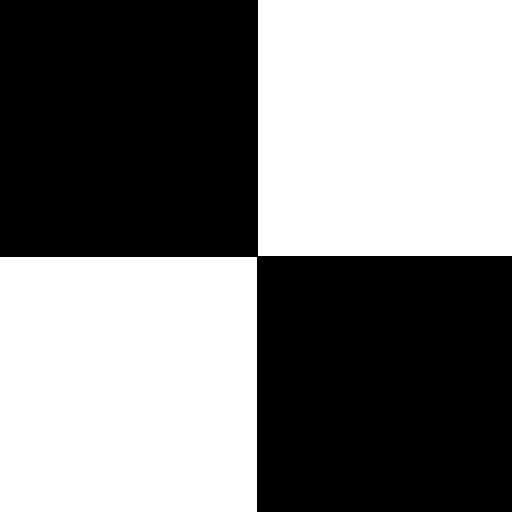
%> input picture DIPUM2E_International_Original_Book_Images/DIPUM2E_International_Original_Book_Images/DIPUM2E_International_Ed_CH02_Images/Fig0216(a).tif, 512 x 512 px
$ octave e2_8.m   (GNU Octave 9; MATLAB toolbox functions it lacks are replaced by stand-ins)
%> lines starting %> are read from the running program, lines starting %| are printed output that depends on the picture; in (x1, y1, x2, y2) boxes, pixels count from 0 and x2, y2 are one past the last pixel; in counts of white or black regions, pixels touching at a corner belong together; the program's own positions count from 1
clc,clear,close all;
w = ones(31);
f = imread('Fig0216(a).tif');
%> f is the input picture: size 512x512 uint8; values 0 (black) and 250 (white), 49.8% white; 2 white regions, box (x1, y1, x2, y2) and area: (0, 257, 257, 512) 65535, (258, 0, 512, 256) 65024
figure
subplot(231),imshow(f,[])
gd = imfilter(f,w);
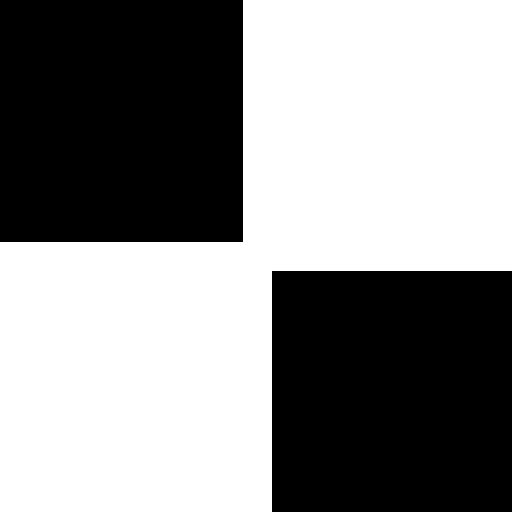
%> gd: size 512x512 uint8; 55.5% white; 2 black regions, box (x1, y1, x2, y2) and area: (0, 0, 243, 242) 58806, (272, 271, 512, 512) 57840
subplot(232),imshow(gd,[]);
gr = imfilter(f,w,'replicate');
subplot(233),imshow(gr,[])
gs = imfilter(f,w,'symmetric');
subplot(234),imshow(gs,[]);
gc = imfilter(f,w,'circular');
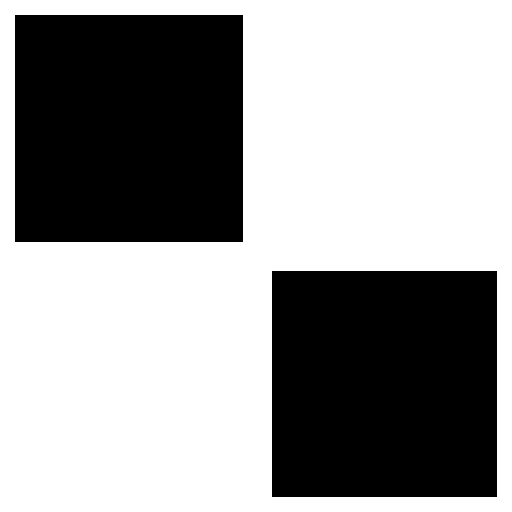
%> gc: size 512x512 uint8; 60.9% white; 2 black regions, box (x1, y1, x2, y2) and area: (15, 15, 243, 242) 51756, (272, 271, 497, 497) 50850
subplot(235),imshow(gc,[]);
f8 = im2uint8(f);
g8r = imfilter(f8,w,'replicate');
subplot(236),imshow(g8r,[])

$ run again, with DIPUM2E_International_Original_Book_Images/DIPUM2E_International_Original_Book_Images/DIPUM2E_International_Ed_CH02_Images/Fig0205(a).tif copied over DIPUM2E_International_Original_Book_Images/DIPUM2E_International_Original_Book_Images/DIPUM2E_International_Ed_CH02_Images/Fig0216(a).tif
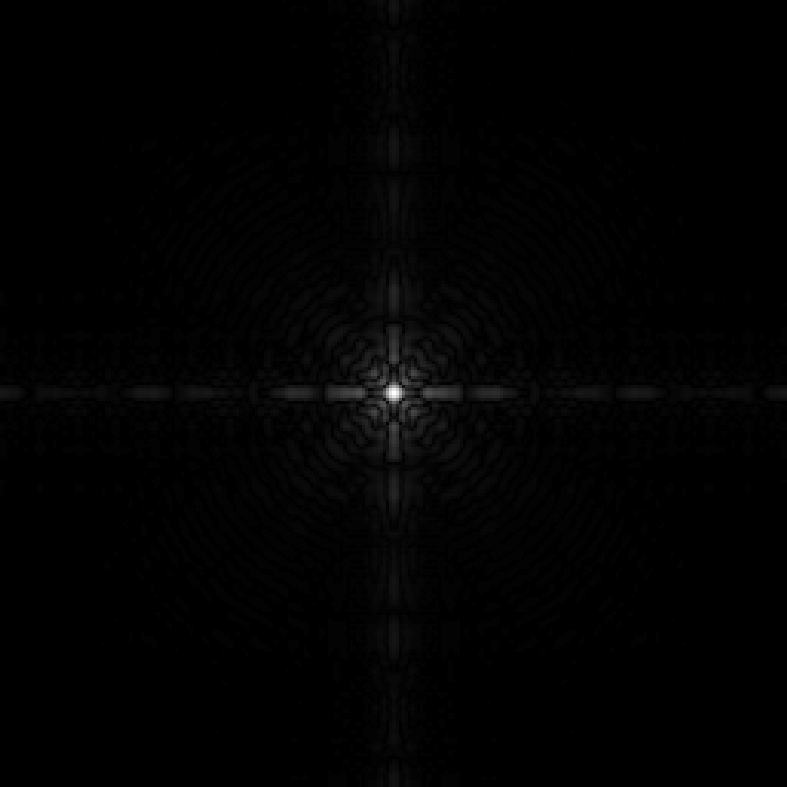
%> input picture DIPUM2E_International_Original_Book_Images/DIPUM2E_International_Original_Book_Images/DIPUM2E_International_Ed_CH02_Images/Fig0205(a).tif, 787 x 787 px
%> f is the input picture: size 787x787 uint8; min 0, max 255, mean 2.1
%> `gd = imfilter(f,w);`:
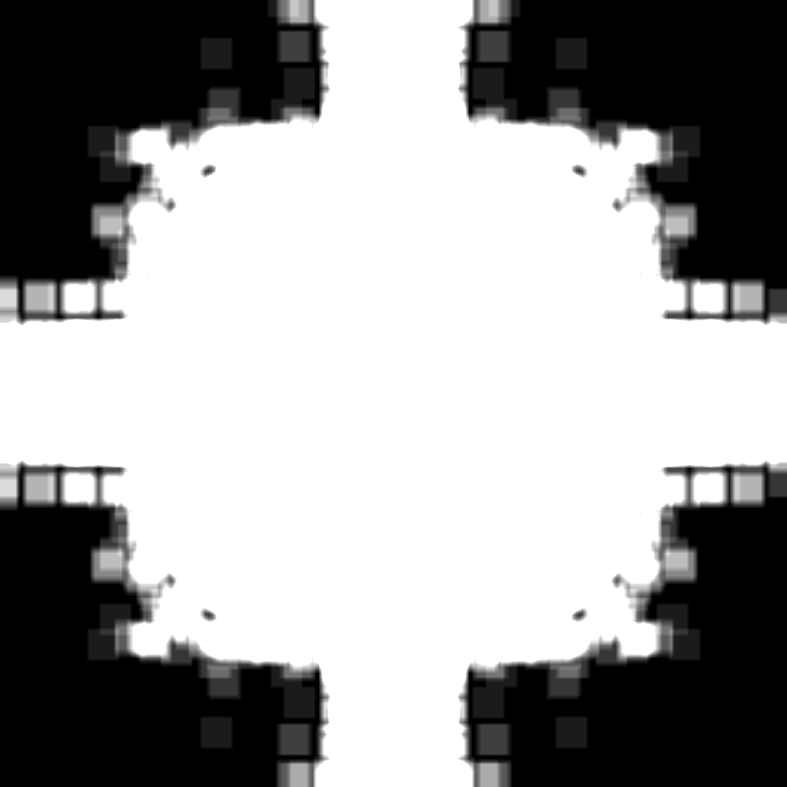
%> gd: size 787x787 uint8; min 0, max 255, mean 156

$ run again, with DIPUM2E_International_Original_Book_Images/DIPUM2E_International_Original_Book_Images/DIPUM2E_International_Ed_CH02_Images/Fig0206(a).tif copied over DIPUM2E_International_Original_Book_Images/DIPUM2E_International_Original_Book_Images/DIPUM2E_International_Ed_CH02_Images/Fig0216(a).tif
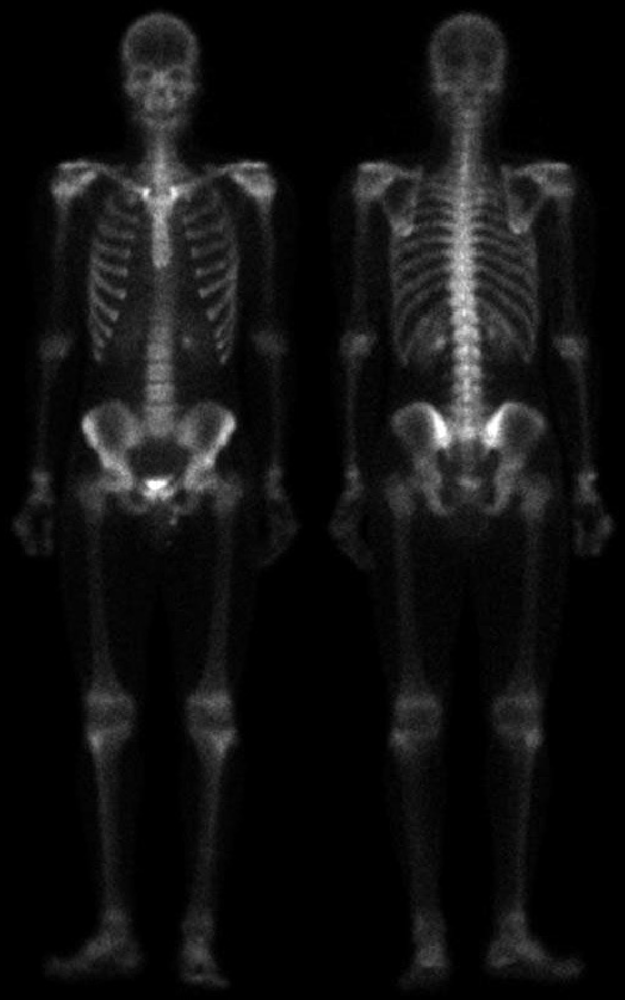
%> input picture DIPUM2E_International_Original_Book_Images/DIPUM2E_International_Original_Book_Images/DIPUM2E_International_Ed_CH02_Images/Fig0206(a).tif, 625 x 1000 px, shrunk from 1026 x 1641 before the run
%> f is the input picture: size 1000x625 uint8; min 0, max 255, mean 17.1
%> `gd = imfilter(f,w);`:
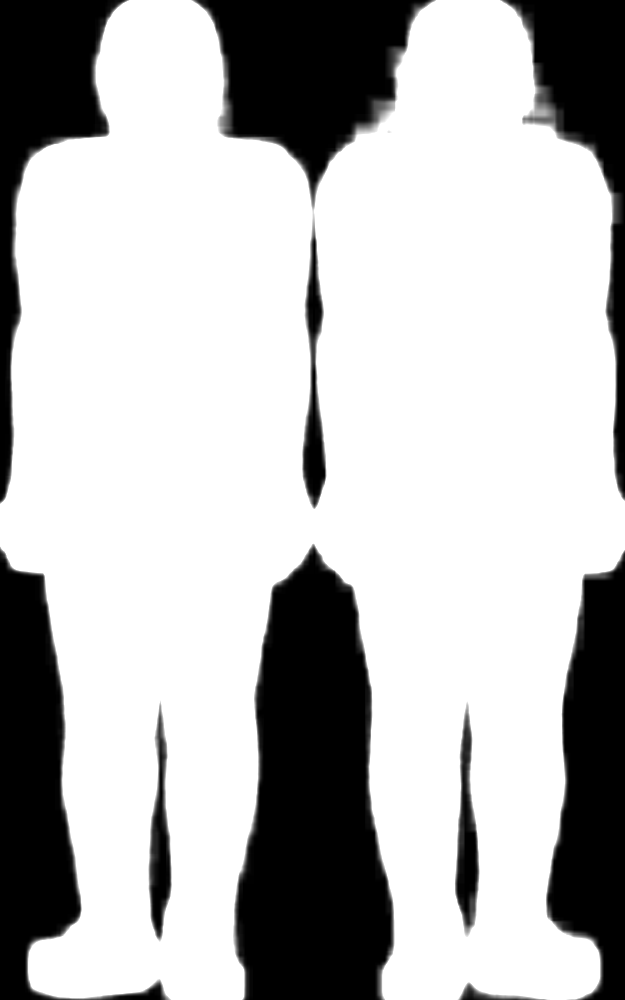
%> gd: size 1000x625 uint8; min 0, max 255, mean 185
